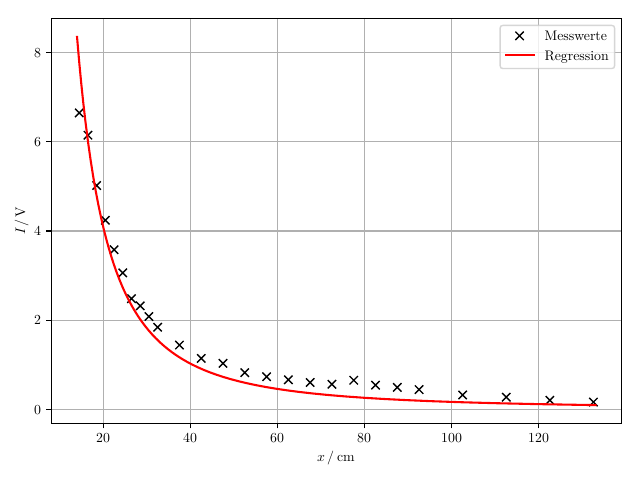

This chart was generated by the following Python code:
import matplotlib as mpl
mpl.use('pgf')
import numpy as np
from scipy.optimize import curve_fit
import matplotlib.pyplot as plt
mpl.rcParams.update({
'font.family': 'serif',
'text.usetex': True,
'pgf.rcfonts': False,
'pgf.texsystem': 'lualatex',
'pgf.preamble': r'\usepackage{unicode-math}\usepackage{siunitx}',
})

y, x = np.genfromtxt('data3.txt', unpack=True)

def f(x, a):
    y = a/x**2
    return y

x_plot = np.linspace(14, 133, 1000)

params, covariance_matrix = curve_fit(f, x, y)

errors = np.sqrt(np.diag(covariance_matrix))

plt.plot(x, y, r'kx', label='Messwerte')
plt.plot(x_plot, f(x_plot, *params), 'r-', label='Regression')
plt.legend()
plt.grid()
plt.ylabel(r'$I \, / \, \si{\volt}$')
plt.xlabel(r'$x \, / \, \si{\centi\meter}$')
plt.tight_layout()
plt.savefig('plot4.pdf')
print('a=', params[0], '+-', errors[0])
